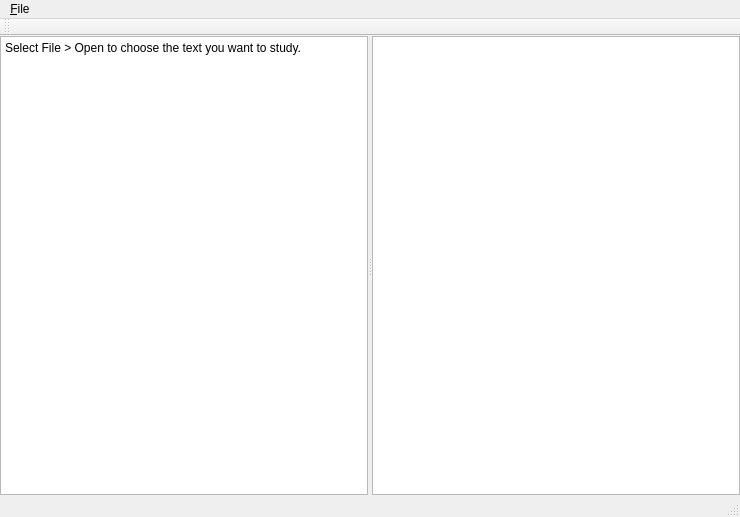
<?xml version="1.0" encoding="UTF-8"?>
<ui version="4.0">
 <class>MainWindow</class>
 <widget class="QMainWindow" name="MainWindow">
  <property name="geometry">
   <rect>
    <x>0</x>
    <y>0</y>
    <width>740</width>
    <height>517</height>
   </rect>
  </property>
  <property name="windowTitle">
   <string>Build your concordance</string>
  </property>
  <property name="unifiedTitleAndToolBarOnMac">
   <bool>true</bool>
  </property>
  <widget class="QWidget" name="centralwidget">
   <layout class="QHBoxLayout" name="horizontalLayout">
    <property name="margin">
     <number>0</number>
    </property>
    <item>
     <widget class="QSplitter" name="splitter">
      <property name="orientation">
       <enum>Qt::Horizontal</enum>
      </property>
      <widget class="QPlainTextEdit" name="textBrowser">
       <property name="sizePolicy">
        <sizepolicy hsizetype="Expanding" vsizetype="Expanding">
         <horstretch>0</horstretch>
         <verstretch>0</verstretch>
        </sizepolicy>
       </property>
       <property name="readOnly">
        <bool>true</bool>
       </property>
       <property name="plainText">
        <string notr="true">Select File &gt; Open to choose the text you want to study.</string>
       </property>
      </widget>
      <widget class="QListWidget" name="matchesView">
       <property name="sizePolicy">
        <sizepolicy hsizetype="Expanding" vsizetype="Expanding">
         <horstretch>0</horstretch>
         <verstretch>0</verstretch>
        </sizepolicy>
       </property>
       <property name="editTriggers">
        <set>QAbstractItemView::NoEditTriggers</set>
       </property>
      </widget>
     </widget>
    </item>
   </layout>
  </widget>
  <widget class="QMenuBar" name="menubar">
   <property name="geometry">
    <rect>
     <x>0</x>
     <y>0</y>
     <width>740</width>
     <height>25</height>
    </rect>
   </property>
   <widget class="QMenu" name="menuFile">
    <property name="title">
     <string>&amp;File</string>
    </property>
    <addaction name="actionOpen"/>
    <addaction name="actionQuit"/>
   </widget>
   <addaction name="menuFile"/>
  </widget>
  <widget class="QStatusBar" name="statusbar"/>
  <widget class="QToolBar" name="toolBar">
   <property name="windowTitle">
    <string>toolBar</string>
   </property>
   <property name="floatable">
    <bool>false</bool>
   </property>
   <attribute name="toolBarArea">
    <enum>TopToolBarArea</enum>
   </attribute>
   <attribute name="toolBarBreak">
    <bool>false</bool>
   </attribute>
  </widget>
  <action name="actionOpen">
   <property name="text">
    <string>Open</string>
   </property>
  </action>
  <action name="actionQuit">
   <property name="text">
    <string>Quit</string>
   </property>
   <property name="menuRole">
    <enum>QAction::QuitRole</enum>
   </property>
  </action>
  <action name="actionFind">
   <property name="text">
    <string>Find</string>
   </property>
  </action>
 </widget>
 <resources/>
 <connections/>
</ui>
